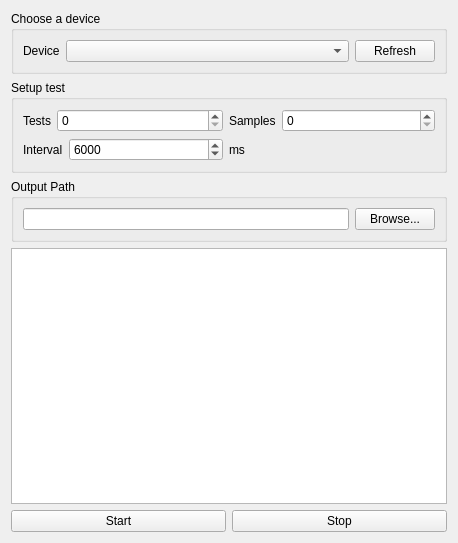
<?xml version="1.0" encoding="UTF-8"?>
<ui version="4.0">
 <class>Widget</class>
 <widget class="QWidget" name="Widget">
  <property name="geometry">
   <rect>
    <x>0</x>
    <y>0</y>
    <width>458</width>
    <height>543</height>
   </rect>
  </property>
  <property name="windowTitle">
   <string>Widget</string>
  </property>
  <layout class="QVBoxLayout" name="verticalLayout">
   <item>
    <widget class="QGroupBox" name="groupBox">
     <property name="title">
      <string>Choose a device</string>
     </property>
     <layout class="QHBoxLayout" name="horizontalLayout">
      <item>
       <widget class="QLabel" name="label">
        <property name="text">
         <string>Device</string>
        </property>
       </widget>
      </item>
      <item>
       <widget class="QComboBox" name="searchDeviceBox">
        <property name="sizePolicy">
         <sizepolicy hsizetype="Expanding" vsizetype="Fixed">
          <horstretch>0</horstretch>
          <verstretch>0</verstretch>
         </sizepolicy>
        </property>
       </widget>
      </item>
      <item>
       <widget class="QPushButton" name="refreshBtn">
        <property name="text">
         <string>Refresh</string>
        </property>
       </widget>
      </item>
     </layout>
    </widget>
   </item>
   <item>
    <widget class="QGroupBox" name="groupBox_2">
     <property name="title">
      <string>Setup test</string>
     </property>
     <layout class="QGridLayout" name="gridLayout">
      <item row="0" column="0">
       <widget class="QLabel" name="label_2">
        <property name="text">
         <string>Tests</string>
        </property>
       </widget>
      </item>
      <item row="0" column="1" colspan="2">
       <widget class="QSpinBox" name="testNumberBox">
        <property name="sizePolicy">
         <sizepolicy hsizetype="Expanding" vsizetype="Fixed">
          <horstretch>0</horstretch>
          <verstretch>0</verstretch>
         </sizepolicy>
        </property>
       </widget>
      </item>
      <item row="0" column="3">
       <widget class="QLabel" name="label_3">
        <property name="text">
         <string>Samples</string>
        </property>
       </widget>
      </item>
      <item row="0" column="4">
       <widget class="QSpinBox" name="samplesNumberBox">
        <property name="sizePolicy">
         <sizepolicy hsizetype="Expanding" vsizetype="Fixed">
          <horstretch>0</horstretch>
          <verstretch>0</verstretch>
         </sizepolicy>
        </property>
       </widget>
      </item>
      <item row="1" column="0" colspan="2">
       <widget class="QLabel" name="label_4">
        <property name="text">
         <string>Interval</string>
        </property>
       </widget>
      </item>
      <item row="1" column="2">
       <widget class="QSpinBox" name="delayTime">
        <property name="sizePolicy">
         <sizepolicy hsizetype="Expanding" vsizetype="Fixed">
          <horstretch>0</horstretch>
          <verstretch>0</verstretch>
         </sizepolicy>
        </property>
        <property name="maximum">
         <number>999999</number>
        </property>
        <property name="value">
         <number>6000</number>
        </property>
       </widget>
      </item>
      <item row="1" column="3">
       <widget class="QLabel" name="label_5">
        <property name="text">
         <string>ms</string>
        </property>
       </widget>
      </item>
     </layout>
    </widget>
   </item>
   <item>
    <widget class="QGroupBox" name="groupBox_3">
     <property name="title">
      <string>Output Path</string>
     </property>
     <layout class="QHBoxLayout" name="horizontalLayout_3">
      <item>
       <widget class="QLineEdit" name="selectedPathOutput"/>
      </item>
      <item>
       <widget class="QPushButton" name="browseFilesBtn">
        <property name="text">
         <string>Browse...</string>
        </property>
       </widget>
      </item>
     </layout>
    </widget>
   </item>
   <item>
    <widget class="QTextEdit" name="terminalOutput"/>
   </item>
   <item>
    <layout class="QHBoxLayout" name="horizontalLayout_4">
     <item>
      <widget class="QPushButton" name="startTestBtn">
       <property name="text">
        <string>Start</string>
       </property>
      </widget>
     </item>
     <item>
      <widget class="QPushButton" name="stopTestBtn">
       <property name="text">
        <string>Stop</string>
       </property>
      </widget>
     </item>
    </layout>
   </item>
  </layout>
 </widget>
 <resources/>
 <connections/>
</ui>
